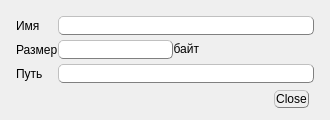
<?xml version="1.0" encoding="UTF-8"?>
<ui version="4.0">
 <class>Prop</class>
 <widget class="QWidget" name="Prop">
  <property name="geometry">
   <rect>
    <x>0</x>
    <y>0</y>
    <width>330</width>
    <height>120</height>
   </rect>
  </property>
  <property name="sizePolicy">
   <sizepolicy hsizetype="Preferred" vsizetype="Preferred">
    <horstretch>0</horstretch>
    <verstretch>0</verstretch>
   </sizepolicy>
  </property>
  <property name="minimumSize">
   <size>
    <width>330</width>
    <height>120</height>
   </size>
  </property>
  <property name="maximumSize">
   <size>
    <width>330</width>
    <height>120</height>
   </size>
  </property>
  <property name="windowTitle">
   <string>Form</string>
  </property>
  <property name="windowIcon">
   <iconset theme="icon.png">
    <normaloff>.</normaloff>.</iconset>
  </property>
  <layout class="QGridLayout" name="gridLayout_3">
   <item row="0" column="0">
    <widget class="QWidget" name="widget_2" native="true">
     <layout class="QGridLayout" name="gridLayout_2">
      <property name="leftMargin">
       <number>5</number>
      </property>
      <property name="topMargin">
       <number>5</number>
      </property>
      <property name="rightMargin">
       <number>5</number>
      </property>
      <property name="bottomMargin">
       <number>0</number>
      </property>
      <property name="horizontalSpacing">
       <number>0</number>
      </property>
      <property name="verticalSpacing">
       <number>5</number>
      </property>
      <item row="1" column="1">
       <widget class="QLineEdit" name="sizeEdit">
        <property name="styleSheet">
         <string notr="true">border-style: outset;
border-width: 1px;
border-radius: 5px;
    border-color: beige;
    min-width: 10em;
    padding: 2px;
border-color: grey;</string>
        </property>
        <property name="readOnly">
         <bool>true</bool>
        </property>
       </widget>
      </item>
      <item row="0" column="0">
       <widget class="QLabel" name="NAME">
        <property name="text">
         <string>Имя</string>
        </property>
        <property name="buddy">
         <cstring>nameEdit</cstring>
        </property>
       </widget>
      </item>
      <item row="1" column="0">
       <widget class="QLabel" name="SIZE">
        <property name="text">
         <string>Размер</string>
        </property>
        <property name="buddy">
         <cstring>sizeEdit</cstring>
        </property>
       </widget>
      </item>
      <item row="1" column="2">
       <widget class="QLabel" name="sizeLabel">
        <property name="minimumSize">
         <size>
          <width>25</width>
          <height>0</height>
         </size>
        </property>
        <property name="layoutDirection">
         <enum>Qt::LeftToRight</enum>
        </property>
        <property name="text">
         <string>байт</string>
        </property>
        <property name="textFormat">
         <enum>Qt::RichText</enum>
        </property>
        <property name="alignment">
         <set>Qt::AlignRight|Qt::AlignTrailing|Qt::AlignVCenter</set>
        </property>
       </widget>
      </item>
      <item row="0" column="1" colspan="3">
       <widget class="QLineEdit" name="nameEdit">
        <property name="styleSheet">
         <string notr="true">border-style: outset;
border-width: 1px;
border-radius: 5px;
    border-color: beige;
    min-width: 0em;
    padding: 1px;
border-color: grey;</string>
        </property>
        <property name="readOnly">
         <bool>true</bool>
        </property>
       </widget>
      </item>
      <item row="1" column="3">
       <spacer name="horizontalSpacer_2">
        <property name="orientation">
         <enum>Qt::Horizontal</enum>
        </property>
        <property name="sizeHint" stdset="0">
         <size>
          <width>40</width>
          <height>20</height>
         </size>
        </property>
       </spacer>
      </item>
      <item row="2" column="0">
       <widget class="QLabel" name="PATH">
        <property name="text">
         <string>Путь</string>
        </property>
        <property name="buddy">
         <cstring>pathEdit</cstring>
        </property>
       </widget>
      </item>
      <item row="2" column="1" colspan="3">
       <widget class="QLineEdit" name="pathEdit">
        <property name="styleSheet">
         <string notr="true">border-style: outset;
border-width: 1px;
border-radius: 5px;
    border-color: beige;
    min-width: 10em;
    padding: 2px;
border-color: grey;</string>
        </property>
        <property name="readOnly">
         <bool>true</bool>
        </property>
       </widget>
      </item>
     </layout>
    </widget>
   </item>
   <item row="1" column="0">
    <widget class="QWidget" name="widget" native="true">
     <layout class="QGridLayout" name="gridLayout">
      <property name="leftMargin">
       <number>0</number>
      </property>
      <property name="topMargin">
       <number>0</number>
      </property>
      <property name="rightMargin">
       <number>10</number>
      </property>
      <property name="bottomMargin">
       <number>0</number>
      </property>
      <property name="spacing">
       <number>0</number>
      </property>
      <item row="0" column="0">
       <spacer name="horizontalSpacer">
        <property name="orientation">
         <enum>Qt::Horizontal</enum>
        </property>
        <property name="sizeHint" stdset="0">
         <size>
          <width>40</width>
          <height>20</height>
         </size>
        </property>
       </spacer>
      </item>
      <item row="0" column="2">
       <widget class="QPushButton" name="closeButton">
        <property name="styleSheet">
         <string notr="true">border-style: outset;
border-width: 1px;
border-radius: 5px;
    border-color: beige;
    min-width: 7em;
    padding: 1px;
border-color: grey;</string>
        </property>
        <property name="text">
         <string>Close</string>
        </property>
        <property name="autoRepeat">
         <bool>false</bool>
        </property>
        <property name="autoDefault">
         <bool>false</bool>
        </property>
        <property name="default">
         <bool>false</bool>
        </property>
        <property name="flat">
         <bool>false</bool>
        </property>
       </widget>
      </item>
     </layout>
    </widget>
   </item>
  </layout>
 </widget>
 <resources/>
 <connections/>
</ui>
